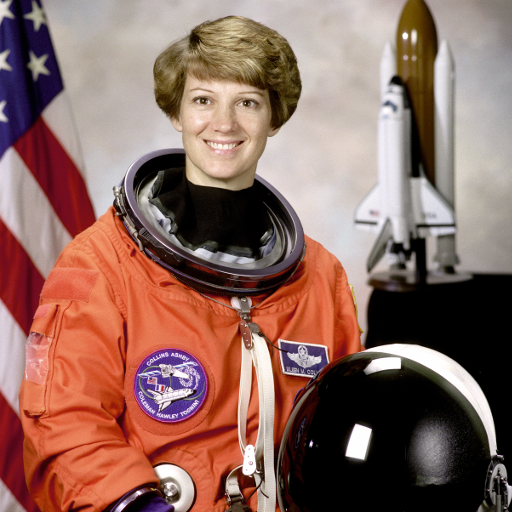
#> input picture skimage.data.astronaut(), 512 x 512 px
$ jupyter execute --allow-errors B2_Eugenio.ipynb
#> lines starting #> are read from the running program, lines starting #| are printed output that depends on the picture; after the words box and inside, x2 and y2 are one past the last pixel; in counts of white or black regions, pixels touching at a corner belong together
[cell 1]
import numpy as np
import matplotlib.pyplot as plt
from mpl_toolkits.mplot3d import Axes3D
from matplotlib.patches import Polygon
from mpl_toolkits.axes_grid1 import make_axes_locatable
from tqdm import tqdm

from numpy.fft import fft2,ifft2,fftshift,ifftshift
import random
from skimage import color, data
from skimage import io, transform

### Apply 2D FFT on simple apertures

##### Rectangular apertures
with (width, height):
(50, 20) pixels
(20, 50) pixels

Here, we visualize two rectangular apertures with different width and height and their corresponding frequency sepctra in Fourier domain.

[cell 2]
width1 = 50
height1 = 20
width2 = 20
height2 = 50

rec1 = np.zeros((100,100))
rec1[50 - height1//2 : 50 + height1//2, 50 - width1//2 : 50 + width1//2] = 1

rec2 = np.zeros((100,100))
rec2[50 - height2//2 : 50 + height2//2, 50 - width2//2 : 50 + width2//2] = 1

fft_rec1 = fftshift(fft2(rec1))
fft_rec2 = fftshift(fft2(rec2))

fig, axs = plt.subplots(2, 2, figsize=(10,10))

axs[0, 0].imshow(rec1)
axs[0, 0].axis('off')

axs[0, 1].imshow(np.abs(fft_rec1))
axs[0, 1].axis('off')

axs[1, 0].imshow(rec2)
axs[1, 0].axis('off')

axs[1, 1].imshow(np.abs(fft_rec2))
axs[1, 1].axis('off')

The rectangles are translated into frequency components. The edges are observed in the Fourier spectrum as they represent abrupt change in color or intensity. Components with higher frequency will have finer details in the spatial domain.We can observe here the change in orientation between the spatial and fourier domain. This is because FT maps image into the inverse dimension.

##### Circular apertures
with radii:
5 pixels
10 pixels
20 pixels

[cell 3]
x = np.linspace(-50, 49, 100)
y = np.linspace(-50, 49, 100)
X,Y = np.meshgrid(x,y)

radius = [5,10,15]

circles = [np.sqrt(X**2 + Y**2) <= r for r in radius]

fft_circles = [np.abs(fftshift(fft2(circle))) for circle in circles]

fig, axs = plt.subplots(3, 2, figsize=(10,15))

for i, (circle, fft_circle) in enumerate(zip(circles, fft_circles)):
    axs[i, 0].imshow(circle)
    axs[i, 0].axis('off')

    axs[i, 1].imshow(fft_circle, extent=(-50, 49, -50, 49))
    axs[i, 1].axis('off')

plt.show()
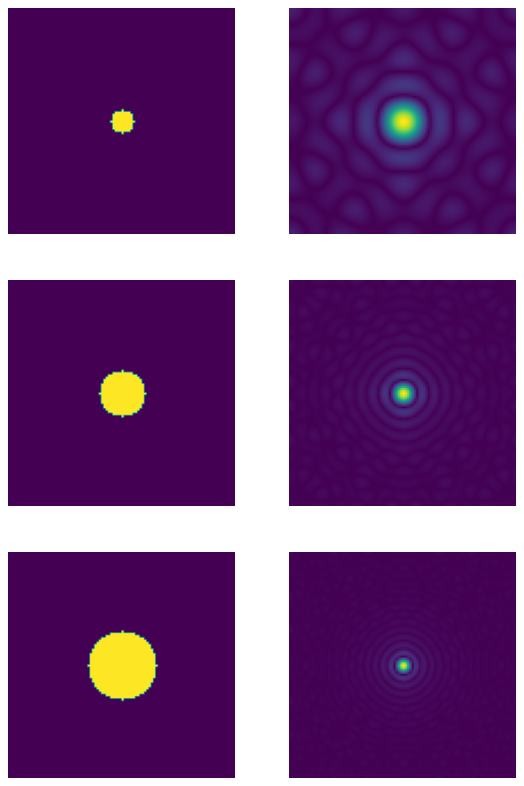
#> figure drawn by matplotlib, 6 panels

The circular apertures here are not perfect circles since they are made up of pixels. We can notice here that as the radius increases, the central region becomes smaller. Larger circles have smaller spatial frequency dimension

For each aperture type, perform the following steps:

- **Step 1: Define Input Aperture**
  - Generate a 2D array representing a rectangle/circle with the specified size within a square grid of size 128 pixels (representing an optical system, for example).

- **Step 2: Compute Fourier Transform**
  - Use the Fast Fourier Transform (FFT) algorithm to compute the Fourier transform of the input aperture.

- **Step 3: Shift the FFT**
  - Shift the zero frequency component of the Fourier transform to the center.

- **Step 4: Visualization (Plotting)**
  - Plot the original aperture.
  - Plot the magnitude of the shifted Fourier transform.
  - Plot the log-scaled magnitude of the shifted Fourier transform.
  - Add colorbars to the plots for reference.

- **Step 5: Display**
  - Display the plots in a single figure with three subplots (original aperture, FFT magnitude, log-scaled FFT magnitude).

[cell 4]
def rectangular_aperture(width, height, grid_size=128):
    aperture = np.zeros((grid_size, grid_size))
    x_start = (grid_size - width) // 2
    y_start = (grid_size - height) // 2
    aperture[y_start:y_start+height, x_start:x_start+width] = 1
    return aperture

def circular_aperture(radius, grid_size = 128):
    aperture = np.zeros((grid_size, grid_size))
    X, Y = np.meshgrid(np.arange(grid_size), np.arange(grid_size))
    aperture[(X - grid_size // 2)**2 + (Y - grid_size // 2)**2 <=radius**2] = 1
    return aperture

def plot_both(aperture, title):
#> called with title = 'Rectangular Aperture'
    fig, axs = plt.subplots(1,3,figsize=(15,5))

    graph1 = axs[0].imshow(aperture)
    axs[0].set_title('Original Aperture')
    divider = make_axes_locatable(axs[0])
    cax = divider.append_axes("right", size="5%", pad=0.05)
    plt.colorbar(graph1, cax=cax)

    fft_result = fftshift(fft2(aperture))
    magnitude = np.abs(fft_result)
    graph2 = axs[1].imshow(magnitude)
    axs[1].set_title('FFT Magnitude')
    divider = make_axes_locatable(axs[1])
    cax = divider.append_axes("right", size="5%", pad=0.05)
    plt.colorbar(graph2, cax=cax)

    log_magnitude = np.log(1 + magnitude)
    graph3 = axs[2].imshow(log_magnitude)
    axs[2].set_title('Log scaled FFt magnitude')
    divider = make_axes_locatable(axs[2])
    cax = divider.append_axes("right", size="5%", pad=0.5)
    plt.colorbar(graph3, cax=cax)

    plt.suptitle(title)
    plt.show()


rec_width, rec_height = 50, 20
circle_radius = 20

rec_aperture = rectangular_aperture(rec_width, rec_height)
plot_both(rec_aperture, 'Rectangular Aperture')

circle_aperture = circular_aperture(circle_radius)
plot_both(circle_aperture, 'Circular Aperture')
#> call 2 of plot_both, with title = 'Circular Aperture'
#> in plot_both (call 2), `plt.show()`:
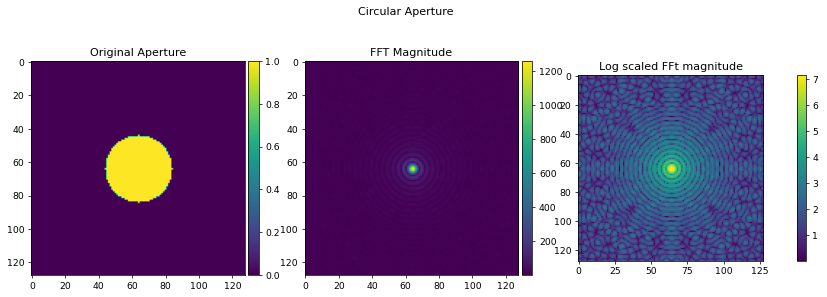
#> figure drawn by matplotlib, 6 panels

The log-scaled FFt enhances the visibility of smaller magnitude values in FT. This helps in making small detais more prominent so we can identify and analyze the frequency components more. This is also advantageous for high-noise spectra.

[cell 5]
img = color.rgb2gray(data.astronaut())
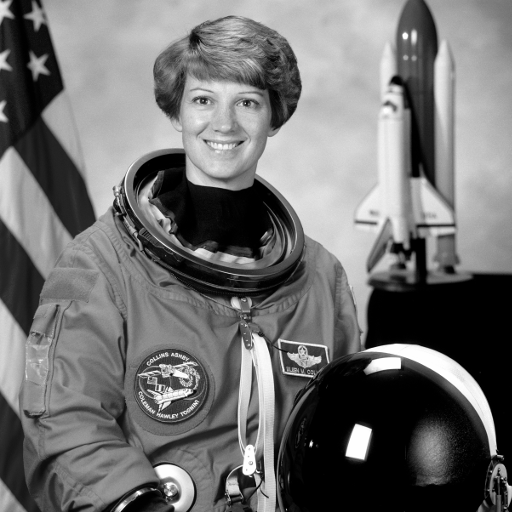
#> img: shape (512, 512) float64; min 0, max 1, mean 0.442

radii = [8, 32, 64]

def circular_aperture(radius, size):
    X, Y = np.meshgrid(np.arange(size), np.arange(size))
    aperture = np.zeros((size,size))
    aperture[(X - size // 2)**2 + (Y - size // 2)**2 <= radius**2] = 1
    return aperture

img_fft = fft2(img)

plt.figure(figsize=(15,5))

plt.subplot(1,4,1)
plt.imshow(img)
plt.axis('off')

for i, radius in enumerate(radii):

    aperture = circular_aperture(radius, img.shape[0])

    aperture_fft = fftshift(fft2(aperture))

    convolution_fft = img_fft*aperture_fft

    convolution_result = np.abs(ifft2(convolution_fft))

    plt.subplot(1,4, i+2)
    plt.imshow(convolution_result)
    plt.axis('off')
#> this loop made 3 passes
#> pass 1, `convolution_result = np.abs(ifft2(convolution_fft))`:
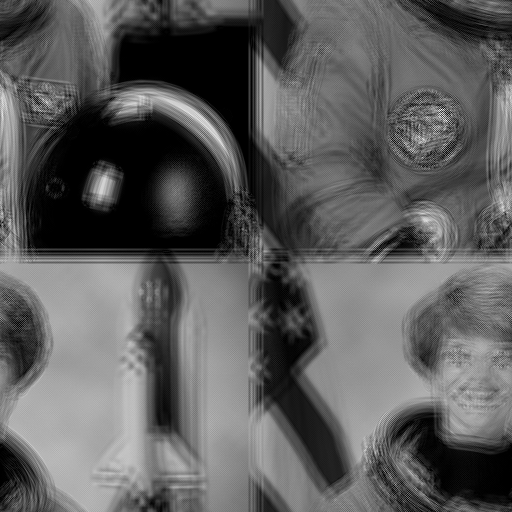
#> convolution_result: shape (512, 512) float64; min 0, max 6.05, mean 2.21; drawn with min black and max white
#> after the loop:
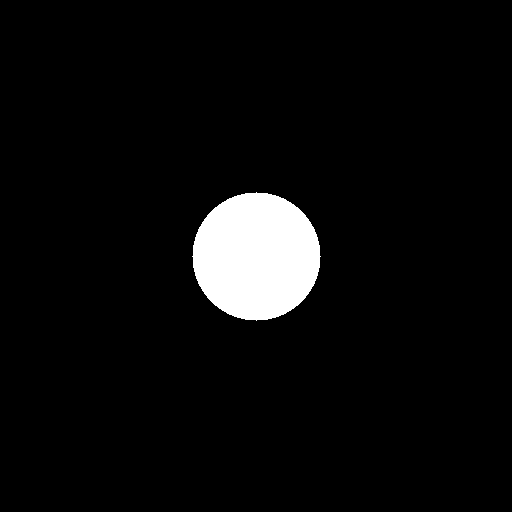
#> aperture: shape (512, 512) float64; values 0 (black) and 1 (white), 4.9% white; 1 white region, box (x1, y1, x2, y2) and area: (192, 192, 321, 321) 12853

plt.show()

The circular convolution with larger apertures will lead to better smoothing of an image.

#### PART 3 - Correlation

In this task, we observe using the correlation method that the similarity between two functions can be extracted-- this is also referred to as template matching.

You can get the test and target images from the "Datasets" folder in the course GDrive:
- AP157_moduleB2_correlation_test_image.png (with text "The Rain in Spain Stays Mainly in the Plain")
- AP157_moduleB2_correlation_target_image.png (with text "A")

In the correlation result, the high intensity portions indicate the presence of letter 'A' on the test image.

To get the correlation, you can perform the ff. steps:

- **Compute Fourier Transforms:**
  - Use `fft2` to compute the 2D Fourier Transform of the input test image (`image`).
  - Use `fft2` and `np.conj` to compute the complex conjugate of the 2D Fourier Transform of the target template.

- **Compute Cross-Correlation in Frequency Domain:**
  - Multiply the Fourier Transforms of the image and the complex conjugate of the Fourier Transform of the target template element-wise in the frequency domain.

- **Compute Inverse Fourier Transform:**
  - Use `ifft2` to compute the 2D Inverse Fourier Transform of the correlation.

- **Visualization (Plotting):**
  - Create a figure with three subplots to visualize the original image, the target image, and the correlation result.
  - Add colorbars to each subplot for reference and to visualize intensity levels.

[cell 6]
test_image = io.imread('test_image.png')
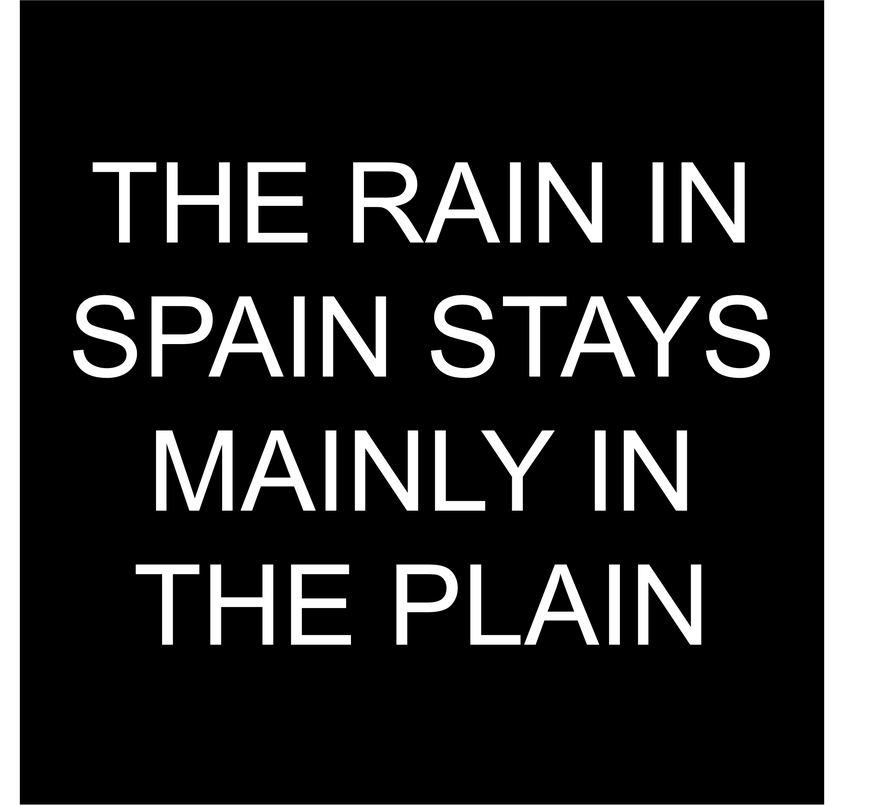
#> input picture test_image.png, 875 x 806 px, shrunk from 2154 x 1984 before the run
#> test_image is the input picture: shape (806, 875, 4); mean R, G, B, A 23.3, 23.3, 23.3, 233.9
target_image = io.imread('target_image.png')
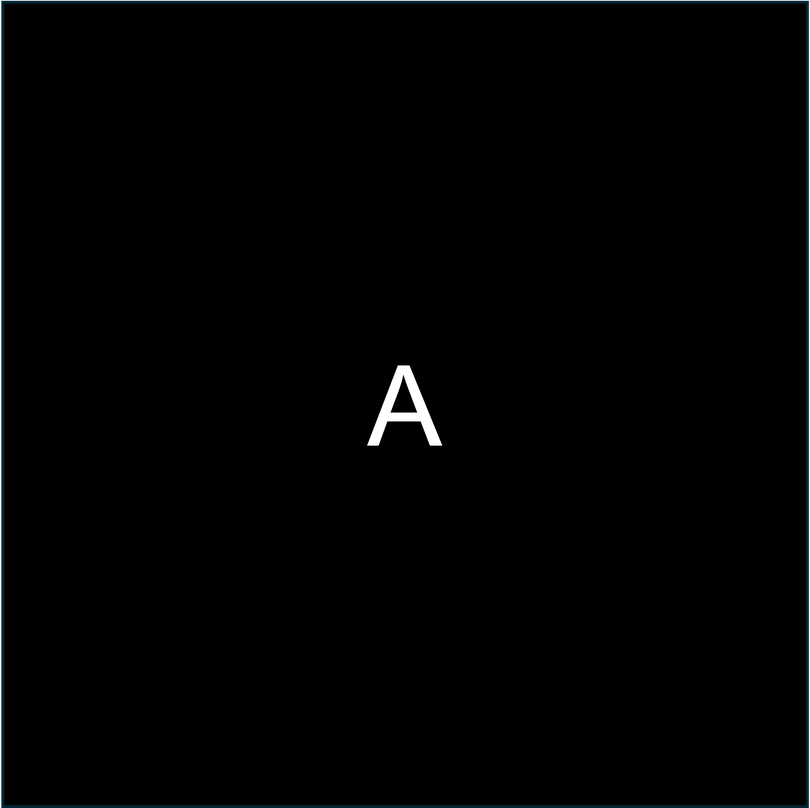
#> input picture target_image.png, 810 x 808 px, shrunk from 1993 x 1989 before the run
#> target_image is the input picture: shape (808, 810, 4); mean R, G, B, A 0.8, 1.4, 1.6, 254

if test_image.shape[-1] == 4:
    test_image = test_image[:,:,:3]
#> test_image: shape (806, 875, 3)
if target_image.shape[-1] == 4:
    target_image = target_image[:,:,:3]
#> target_image: shape (808, 810, 3)

max_height = max(test_image.shape[0], target_image.shape[0])
#> max_height = 808
max_width = max(test_image.shape[1], target_image.shape[1])
#> max_width = 875
padded_test_image = np.pad(test_image, ((0, max_height - test_image.shape[0]), (0, max_width - test_image.shape[1]), (0,0)), mode='constant')
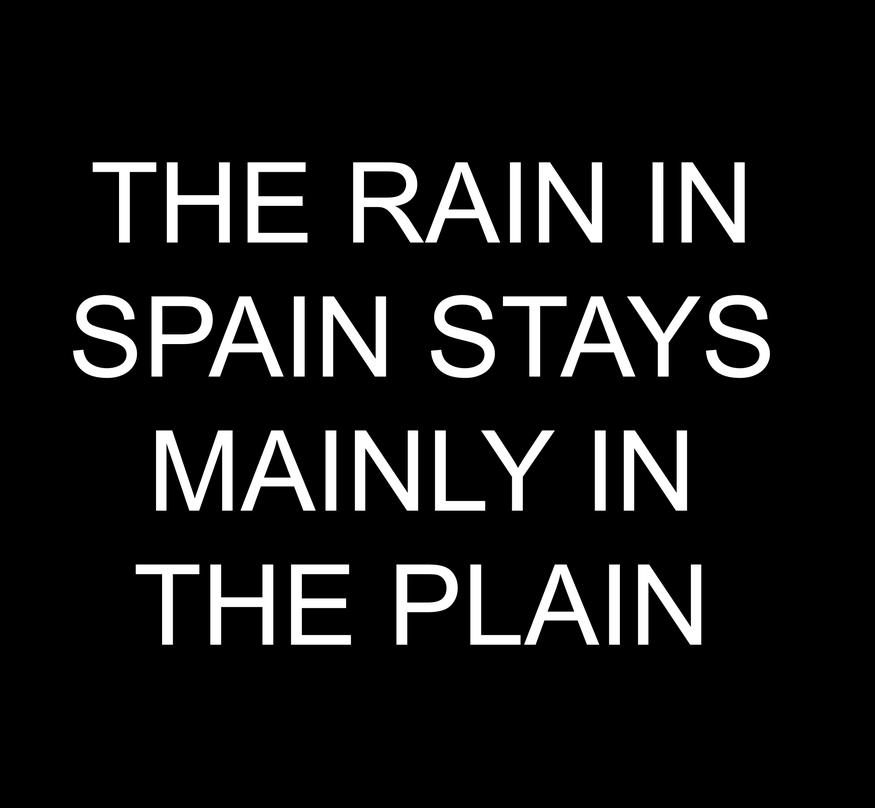
#> padded_test_image: shape (808, 875, 3); min 0, max 255, mean 23.2
padded_target_image = np.pad(target_image, ((0, max_height - target_image.shape[0]), (0, max_width - target_image.shape[1]), (0, 0)), mode='constant')
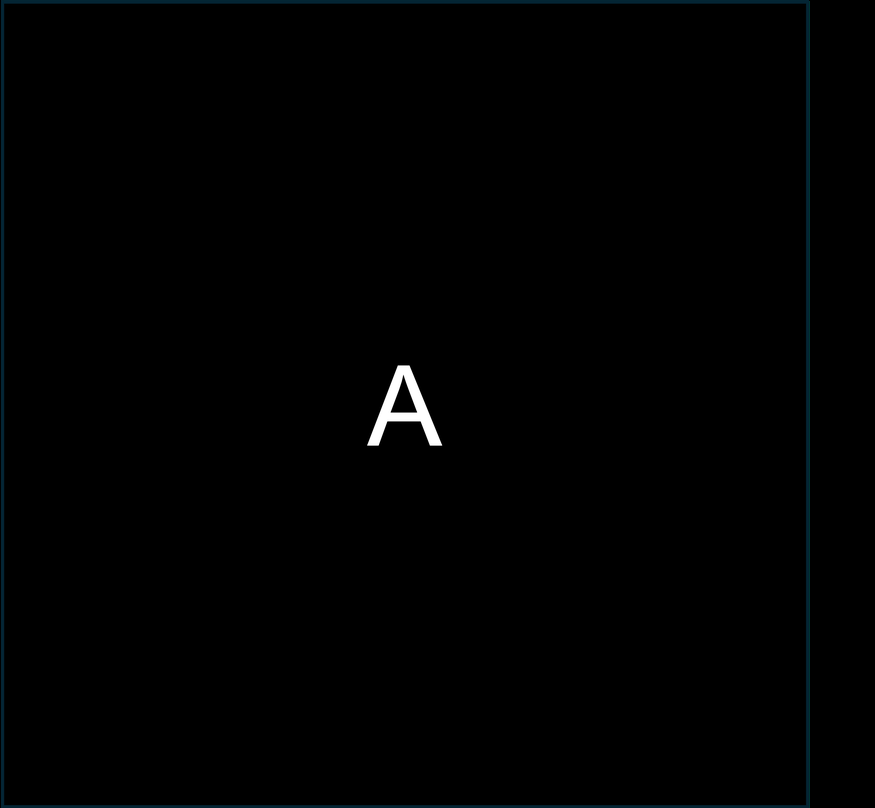
#> padded_target_image: shape (808, 875, 3); mean R, G, B 0.8, 1.3, 1.5

test_image_gray = color.rgb2gray(padded_test_image)
target_image_gray = color.rgb2gray(padded_target_image)

test_fft = fft2(test_image_gray)
target_fft_conj = np.conj(fft2(target_image_gray))

correlation_fft = fftshift(ifft2(test_fft * target_fft_conj))

fig, axs = plt.subplots(1,3, figsize=(15,5))

axs[0].imshow(test_image_gray, cmap='magma')
axs[0].set_title('Image')
axs[0].axis('off')
cbar = plt.colorbar(axs[0].imshow(test_image_gray, cmap='gray'), ax=axs[0], fraction=0.046, pad=0.04)
cbar.set_label('Intensity')

axs[1].imshow(target_image_gray, cmap='magma')
axs[1].set_title('Target')
axs[1].axis('off')
cbar = plt.colorbar(axs[1].imshow(target_image_gray, cmap='magma'), ax=axs[1], fraction=0.046, pad=0.04)
cbar.set_label('Intensity')

axs[2].imshow(np.abs(correlation_fft), cmap='magma')
axs[2].set_title('Correlation')
axs[2].axis('off')
cbar = plt.colorbar(axs[2].imshow(np.abs(correlation_fft), cmap='magma'), ax=axs[2], fraction=0.046, pad=0.04)
cbar.set_label('Intensity')

plt.tight_layout()
plt.show()
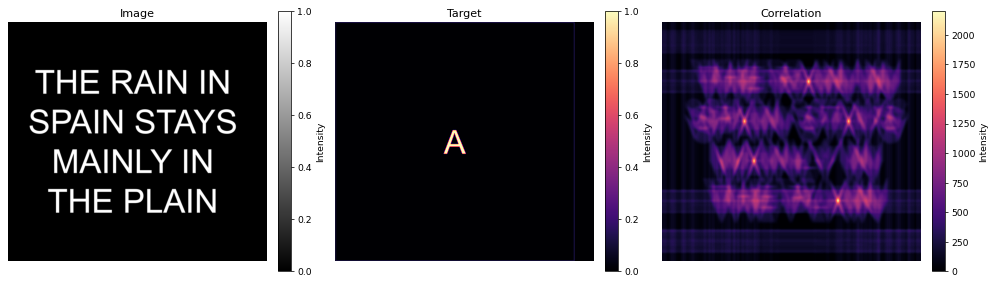
#> figure drawn by matplotlib, 6 panels
